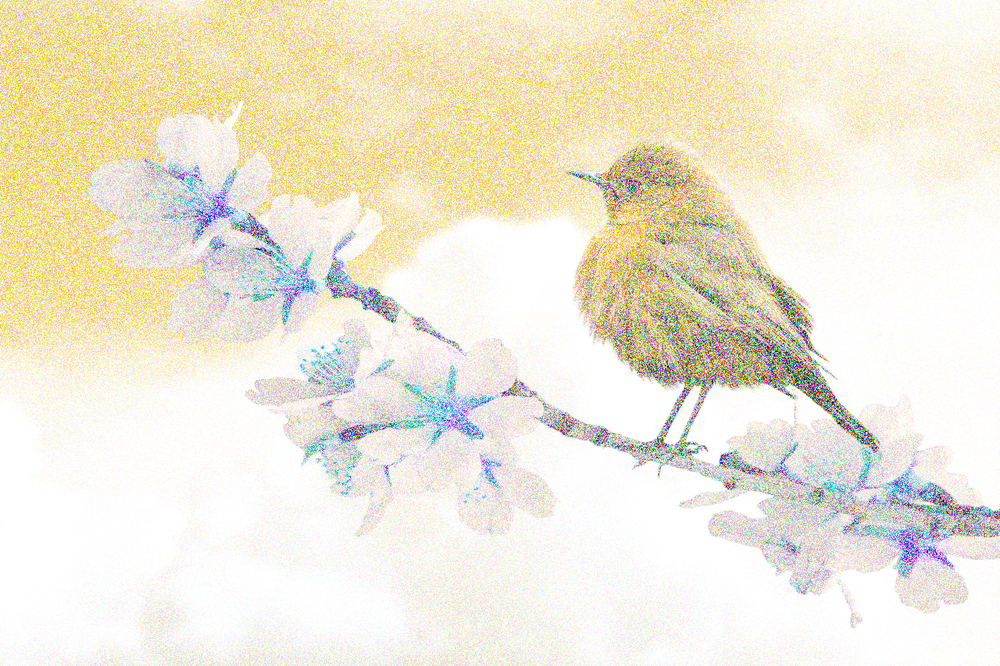
#> input picture Set-1/5-noisy-image.png, 1000 x 666 px, shrunk from 1280 x 853 before the run
$ python Question4.py
#> lines starting #> are read from the running program, lines starting #| are printed output that depends on the picture
import cv2
import numpy as np
import matplotlib.pyplot as plt
from google.colab.patches import cv2_imshow
from google.colab import files

# Upload Image
print("Upload an image for local histogram equalization:")
uploaded = files.upload()
#> the answer given: 5-noisy-image.png
image_path = list(uploaded.keys())[0]


# Read and convert to grayscale
image = cv2.imread(image_path)
#> image is the input picture: shape (666, 1000, 3); mean B, G, R 215.5, 233.3, 239.4
if image is None:
    print("Error: Could not read the image.")
    exit()

gray = cv2.cvtColor(image, cv2.COLOR_BGR2GRAY)
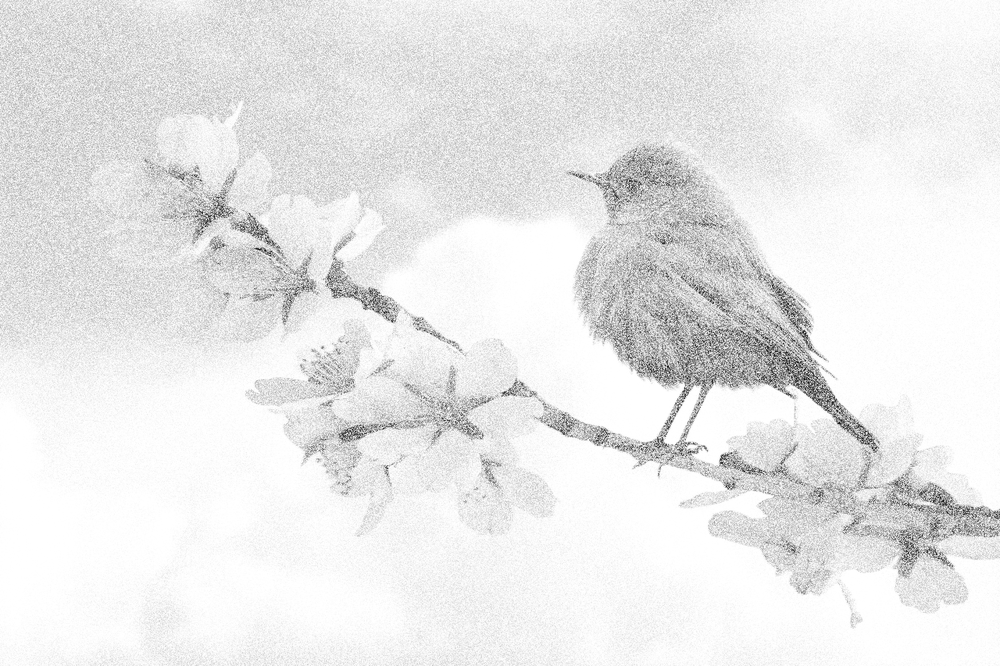
#> gray: shape (666, 1000); min 4, max 255, mean 233.1


# Apply Local Histogram Equalization
clahe = cv2.createCLAHE(clipLimit=2.0, tileGridSize=(8, 8))  # You can adjust these parameters
local_equalized = clahe.apply(gray)
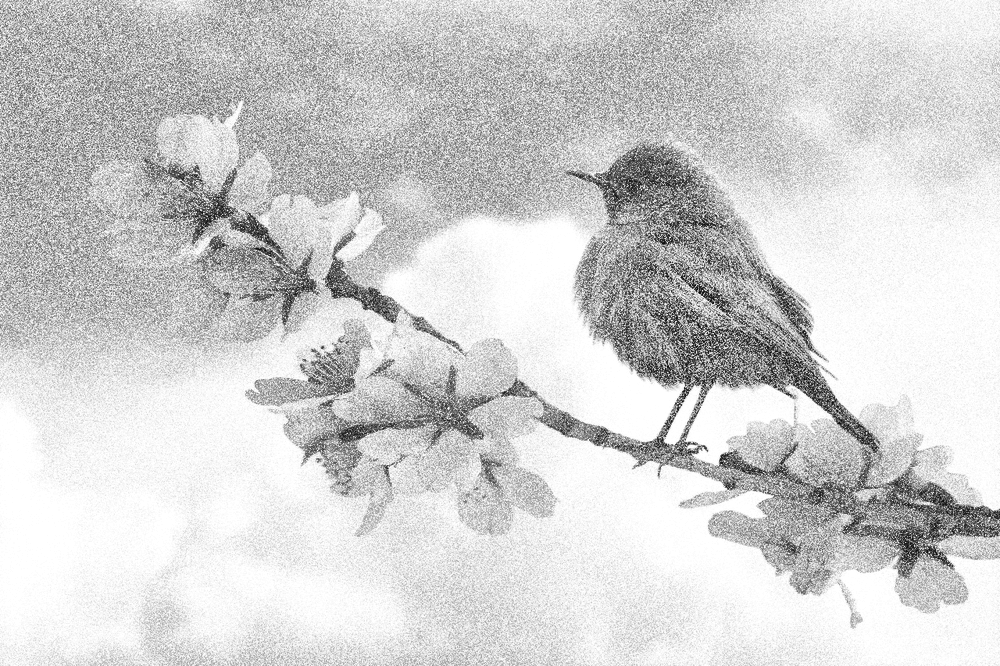
#> local_equalized: shape (666, 1000); min 3, max 255, mean 209.2


# Display Original and Local Equalized Images
print("\n✅ Displaying original grayscale and locally equalized image:")
cv2_imshow(gray)
cv2_imshow(local_equalized)


# Plot Histograms
def plot_histogram(img, title, color='black'):
#> called with title = 'Original Grayscale Histogram', color = 'black'
    hist = cv2.calcHist([img], [0], None, [256], [0, 256])
#> hist = 256 values, max 58349 at index 255, min 0 at index 0, mean 2601.6
    plt.plot(hist, color=color)
    plt.title(title)
    plt.xlabel('Pixel Intensity')
    plt.ylabel('Frequency')
    plt.xlim([0, 256])
    plt.grid(True)

plt.figure(figsize=(12, 5))

plt.subplot(1, 2, 1)
plot_histogram(gray, 'Original Grayscale Histogram')

plt.subplot(1, 2, 2)
plot_histogram(local_equalized, 'CLAHE (Local Equalized) Histogram')

plt.tight_layout()
plt.show()
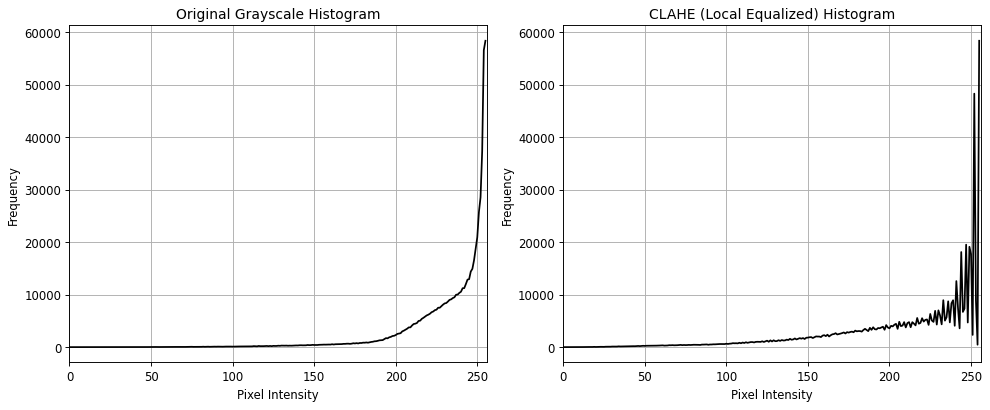
#> figure drawn by matplotlib, 2 panels; panel 1: curve peaks at x = 255, y = 58349; panel 2: curve peaks at x = 255, y = 58354
